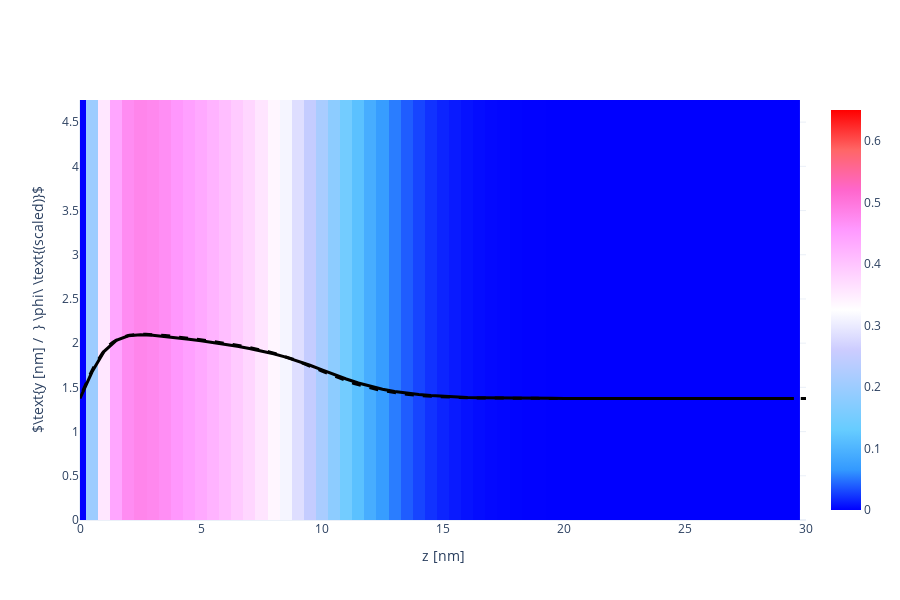

Here is the notebook cell this chart was saved with:
### Code cell
X, Y, Z = np.array(phAr.iloc[:,0]), np.array(phAr.iloc[:,1]), np.array(phAr.iloc[:,2])
vol = np.array(phAr.iloc[:,3])

Lz_max = 30
vol = vol[Z < Lz_max]
X = X[Z < Lz_max]
Y = Y[Z < Lz_max]
Z = Z[Z < Lz_max]

Nz_new = int(len(Z)/Nx/Ny)
x = [X[i*Ny*Nz_new] for i in range(Nx)]
y = [Y[j*Nz_new]    for j in range(Ny)]
z = [Z[k]           for k in range(Nz_new)]

xslice = 10
islice = int(xslice*(x[1]-x[0]))
vol = np.array([vol[(islice*Ny+j)*Nz_new+k] for j in range(Ny) for k in range(Nz_new)]).reshape(Ny, Nz_new)

import plotly.graph_objects as go
heatmap = go.Heatmap(
            x=z, y=y, z=vol,
            zmin = 0.0, zmax = 0.65,
            colorscale= 'Picnic'
          )
scatter = go.Scatter(
            x = z,
            y = 1.5*vol[int(Ny/2), :] + max(y)/2-1,
            line = dict(color='black', width=3)
          )

fname = GIT+'ph_a020x075_1D.dat'
df = pd.read_csv(fname, sep="\s+", skiprows=0)
a000x075_1d = pd.DataFrame([df.iloc[:,0], df.iloc[:,1]], index=['z', 'pha']).T

reference = go.Scatter(
                x = a000x075_1d.z,
                y = 1.5*a000x075_1d.pha + max(y)/2-1,
                line = dict(color='black', width=3, dash='dash')
            )

layout = go.Layout( xaxis_range = [0, Lz_max], yaxis_range = [0, y[-1]],
                    yaxis_title = r'$\text{y [nm] /  } \phi\ \text{(scaled)}$', xaxis_title = 'z [nm]',
                    scene_xaxis_showticklabels=True,
                    scene_yaxis_showticklabels=True,
                    scene_zaxis_showticklabels=True,
                    showlegend = False,
                    template='plotly_white', width=900, height=600)
fig = go.Figure(data = [heatmap, scatter, reference], layout = layout)
fig.show()

### Figure 1 — Plotly figure (JSON) as saved in the notebook; plotly's stock layout.template omitted (floating-point values rounded to 4 significant figures; data arrays with more than 128 entries replaced by an {"elided": "..."} marker saying what was removed)
{"data": [{"colorscale": [[0, "rgb(0,0,255)"], [0.1, "rgb(51,153,255)"], [0.2, "rgb(102,204,255)"], [0.3, "rgb(153,204,255)"], [0.4, "rgb(204,204,255)"], [0.5, "rgb(255,255,255)"], [0.6, "rgb(255,204,255)"], [0.7, "rgb(255,153,255)"], [0.8, "rgb(255,102,204)"], [0.9, "rgb(255,102,102)"], [1, "rgb(255,0,0)"]], "type": "heatmap", "x": [0, 0.5, 1, 1.5, 2, 2.5, 3, 3.5, 4, 4.5, 5, 5.5, 6, 6.5, 7, 7.5, 8, 8.5, 9, 9.5, 10, 10.5, 11, 11.5, 12, 12.5, 13, 13.5, 14, 14.5, 15, 15.5, 16, 16.5, 17, 17.5, 18, 18.5, 19, 19.5, 20, 20.5, 21, 21.5, 22, 22.5, 23, 23.5, 24, 24.5, 25, 25.5, 26, 26.5, 27, 27.5, 28, 28.5, 29, 29.5], "y": [0, 0.25, 0.5, 0.75, 1, 1.25, 1.5, 1.75, 2, 2.25, 2.5, 2.75, 3, 3.25, 3.5, 3.75, 4, 4.25, 4.5, 4.75], "z": {"elided": "20x60 float values"}, "zmax": 0.65, "zmin": 0}, {"line": {"color": "black", "width": 3}, "type": "scatter", "x": [0, 0.5, 1, 1.5, 2, 2.5, 3, 3.5, 4, 4.5, 5, 5.5, 6, 6.5, 7, 7.5, 8, 8.5, 9, 9.5, 10, 10.5, 11, 11.5, 12, 12.5, 13, 13.5, 14, 14.5, 15, 15.5, 16, 16.5, 17, 17.5, 18, 18.5, 19, 19.5, 20, 20.5, 21, 21.5, 22, 22.5, 23, 23.5, 24, 24.5, 25, 25.5, 26, 26.5, 27, 27.5, 28, 28.5, 29, 29.5], "y": [1.375, 1.676, 1.908, 2.033, 2.083, 2.095, 2.09, 2.078, 2.062, 2.045, 2.026, 2.007, 1.987, 1.964, 1.94, 1.912, 1.88, 1.843, 1.799, 1.75, 1.698, 1.645, 1.595, 1.55, 1.511, 1.48, 1.454, 1.434, 1.419, 1.407, 1.398, 1.391, 1.386, 1.383, 1.38, 1.379, 1.377, 1.377, 1.376, 1.376, 1.375, 1.375, 1.375, 1.375, 1.375, 1.375, 1.375, 1.375, 1.375, 1.375, 1.375, 1.375, 1.375, 1.375, 1.375, 1.375, 1.375, 1.375, 1.375, 1.375]}, {"line": {"color": "black", "dash": "dash", "width": 3}, "type": "scatter", "x": {"elided": "440 float values"}, "y": {"elided": "440 float values"}}], "layout": {"height": 600, "scene": {"xaxis": {"showticklabels": true}, "yaxis": {"showticklabels": true}, "zaxis": {"showticklabels": true}}, "showlegend": false, "width": 900, "xaxis": {"range": [0, 30], "title": {"text": "z [nm]"}, "type": "linear"}, "yaxis": {"range": [0, 4.75], "title": {"text": "$\\text{y [nm] /  } \\phi\\ \\text{(scaled)}$"}, "type": "linear"}}}
